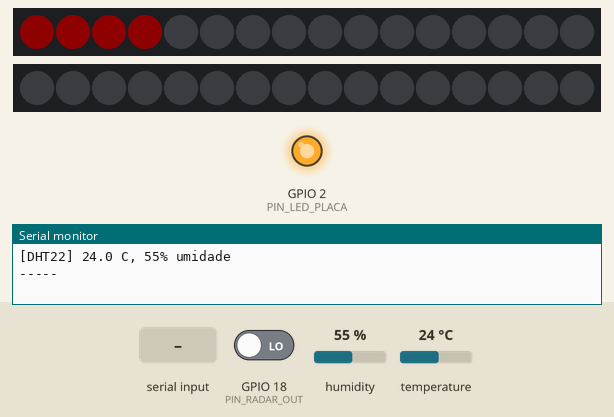
A sketch run on a simulated ESP32. Parts: 2 × 16 RGB LEDs in strip order, left to right, output pins drawn as LEDs (lit = HIGH), the last lines printed to the serial monitor. The inputs (shaded band) are chosen by the test bench; at power-on: GPIO 18 (PIN_RADAR_OUT) LOW, humidity 55 %, temperature 24 °C. Dim RGB values are drawn brighter than linear.

Above: at 9.1 s.
9.2 s: "1" received over the second serial link
At 10.5 s:
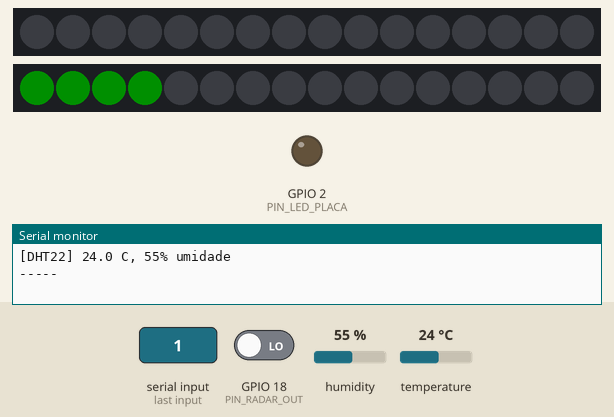
Timing chart, 0 to 21.0 s (numbered marks = the images above; inputs shaded):
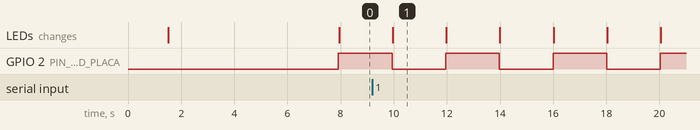

The sketch:

ToBem_Diagnostico.ino
```cpp
/*
  Tô Bem — DIAGNÓSTICO (testa uma peça por vez, sem Wi-Fi)
  Abra o Monitor Serial em 115200 e copie o que aparecer.
*/
#include <Adafruit_NeoPixel.h>
#include "DHTesp.h"
#include "esp_system.h"

#define PIN_LED_PLACA 2    // LED azul da própria placa ESP32
#define PIN_ANEL1     33   // DIN do anel 1
#define PIN_ANEL2     25   // DIN do anel 2
int PIN_RADAR_RX = 21;    // TX do radar (o teste abaixo descobre o certo)
int PIN_RADAR_TX = 19;    // RX do radar
#define PIN_RADAR_OUT 18   // OUT/OT2 do radar
#define PIN_DHT       32
long RADAR_BAUD = 256000;  // LD2410C = 256000 | LD2420 = 115200

Adafruit_NeoPixel anel1(16, PIN_ANEL1, NEO_GRB + NEO_KHZ800);
Adafruit_NeoPixel anel2(16, PIN_ANEL2, NEO_GRB + NEO_KHZ800);
DHTesp dht;

const char* motivoReset() {
  switch (esp_reset_reason()) {
    case ESP_RST_POWERON:  return "ligou normalmente (energia)";
    case ESP_RST_SW:       return "reinicio por software";
    case ESP_RST_PANIC:    return "TRAVOU (erro no codigo)";
    case ESP_RST_INT_WDT:
    case ESP_RST_TASK_WDT:
    case ESP_RST_WDT:      return "TRAVOU (watchdog)";
    case ESP_RST_BROWNOUT: return "FALTA DE ENERGIA (brownout)";
    default:               return "outro";
  }
}

// Testa as duas posições de TX/RX e várias velocidades até o radar "falar"
void procurarRadar() {
  const int pinos[2][2] = {{21, 19}, {19, 21}};          // {RX do ESP32, TX do ESP32}
  const long velocidades[] = {256000, 115200, 57600, 9600};
  Serial.println("Procurando o radar (TX/RX e velocidade)...");
  for (int p = 0; p < 2; p++) {
    for (long v : velocidades) {
      Serial2.end(); delay(50);
      Serial2.begin(v, SERIAL_8N1, pinos[p][0], pinos[p][1]);
      delay(50);
      while (Serial2.available()) Serial2.read();          // descarta lixo
      delay(700);
      int bytes = Serial2.available();
      bool frameLD2410 = false; uint8_t a = 0, b;
      while (Serial2.available()) { b = Serial2.read(); if (a == 0xF4 && b == 0xF3) frameLD2410 = true; a = b; }
      Serial.printf("  RX=D%d TX=D%d  %6ld baud -> %d bytes%s\n", pinos[p][0], pinos[p][1], v, bytes,
                    frameLD2410 ? "  (formato LD2410 OK!)" : "");
      if (frameLD2410 || (bytes > 20 && v != 9600)) {
        PIN_RADAR_RX = pinos[p][0]; PIN_RADAR_TX = pinos[p][1]; RADAR_BAUD = v;
        Serial.printf(">>> RADAR ENCONTRADO: RX do ESP32 = D%d, TX do ESP32 = D%d, %ld baud\n", PIN_RADAR_RX, PIN_RADAR_TX, RADAR_BAUD);
        return;
      }
    }
  }
  Serial.println(">>> Radar NAO respondeu em nenhuma combinacao. Confira o fio do TX do radar e o GND.");
  Serial2.end(); Serial2.begin(256000, SERIAL_8N1, 21, 19);
}

void setup() {
  Serial.begin(115200);
  delay(1500);
  Serial.println("\n===== DIAGNOSTICO TO BEM =====");
  Serial.printf("Motivo do ultimo reinicio: %s\n", motivoReset());

  pinMode(PIN_LED_PLACA, OUTPUT);
  pinMode(PIN_RADAR_OUT, INPUT);

  // LEDs: brilho bem baixo e so 4 acesos, para gastar pouca energia
  anel1.begin(); anel1.setBrightness(15); anel1.clear(); anel1.show();
  anel2.begin(); anel2.setBrightness(15); anel2.clear(); anel2.show();

  dht.setup(PIN_DHT, DHTesp::DHT22);
  procurarRadar();
  Serial.println("Setup concluido. Testando a cada 2 segundos...");
}

void loop() {
  static int passo = 0;
  passo++;

  // 1) placa viva: LED azul da placa pisca
  digitalWrite(PIN_LED_PLACA, passo % 2);

  // 2) anéis: alterna entre o anel 1 (vermelho) e o anel 2 (verde)
  anel1.clear(); anel2.clear();
  if (passo % 2) { for (int i = 0; i < 4; i++) anel1.setPixelColor(i, anel1.Color(255, 0, 0)); }
  else           { for (int i = 0; i < 4; i++) anel2.setPixelColor(i, anel2.Color(0, 255, 0)); }
  anel1.show(); anel2.show();
  Serial.printf("[LED]   agora deveria acender: %s\n", passo % 2 ? "ANEL 1 em VERMELHO (pino 33)" : "ANEL 2 em VERDE (pino 25)");

  // 3) radar: conta quantos bytes chegaram e mostra o pino de presença
  int bytes = 0; uint8_t primeiros[8]; int n = 0;
  while (Serial2.available()) { uint8_t b = Serial2.read(); if (n < 8) primeiros[n++] = b; bytes++; }
  Serial.printf("[RADAR] bytes recebidos: %d | pino OUT (18) = %d", bytes, digitalRead(PIN_RADAR_OUT));
  if (n) { Serial.print(" | inicio:"); for (int i = 0; i < n; i++) Serial.printf(" %02X", primeiros[i]); }
  Serial.println(bytes ? "  -> radar CONVERSANDO" : "  -> radar MUDO (confira TX/RX (D21/D19) e o 5V)");

  // 4) temperatura
  TempAndHumidity th = dht.getTempAndHumidity();
  if (isnan(th.temperature)) Serial.println("[DHT22] sem leitura (confira o fio no pino 32)");
  else Serial.printf("[DHT22] %.1f C, %.0f%% umidade\n", th.temperature, th.humidity);

  Serial.println("-----");
  delay(2000);
}
```

Measured:
- by itself, GPIO 2 (PIN_LED_PLACA): alternates HIGH for 2.0 s and LOW for 2.0 s
